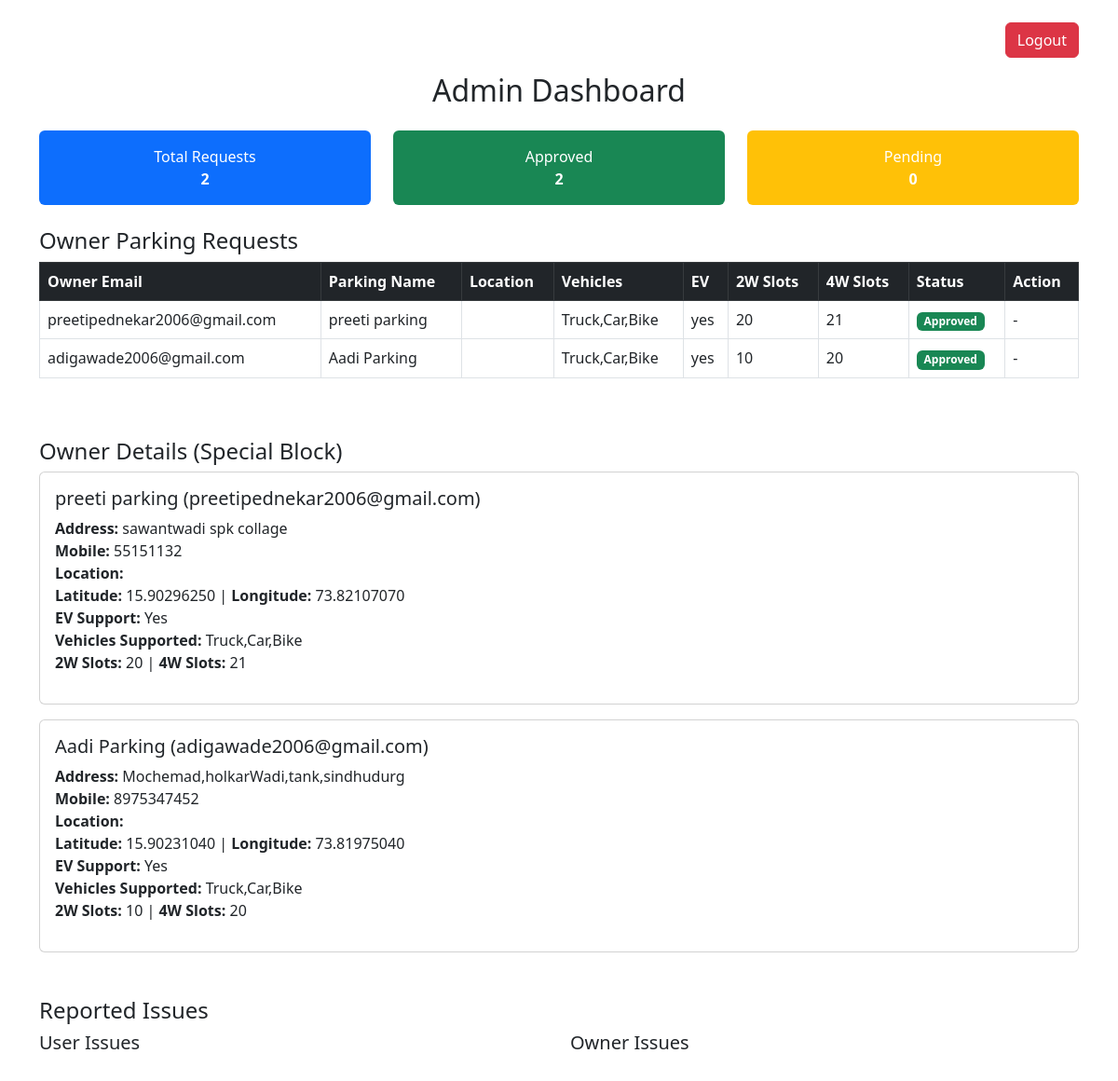
The page /admin_dashboard.php on the database its author committed.
### tables this page shows
CREATE TABLE `parking_requests` (
  `id` int(11) NOT NULL,
  `owner_id` int(11) DEFAULT NULL,
  `owner_email` varchar(255) DEFAULT NULL,
  `parking_name` varchar(255) DEFAULT NULL,
  `address` text DEFAULT NULL,
  `mobile` varchar(20) DEFAULT NULL,
  `latitude` decimal(10,8) DEFAULT NULL,
  `longitude` decimal(11,8) DEFAULT NULL,
  `ev_support` enum('yes','no') DEFAULT 'no',
  `supported_vehicles` text DEFAULT NULL,
  `slot_2w` int(11) DEFAULT 0,
  `slot_4w` int(11) DEFAULT 0,
  `status` enum('waiting','approved','rejected') DEFAULT 'waiting',
  `requested_at` timestamp NOT NULL DEFAULT current_timestamp(),
  `location` varchar(255) DEFAULT NULL,
  `created_at` timestamp NOT NULL DEFAULT current_timestamp(),
  `floors` int(11) NOT NULL DEFAULT 1
);

### admin_dashboard.php (the view, shortened to what this page needs)
<?php
include("db_config.php");
$totalRequests = $conn->query("SELECT COUNT(*) AS total FROM parking_requests")->fetch_assoc()['total'];
$approvedRequests = $conn->query("SELECT COUNT(*) AS total FROM parking_requests WHERE status='approved'")->fetch_assoc()['total'];
$pendingRequests = $conn->query("SELECT COUNT(*) AS total FROM parking_requests WHERE status='waiting'")->fetch_assoc()['total'];
$requests = $conn->query("SELECT * FROM parking_requests ORDER BY created_at DESC");
?>
<!DOCTYPE html>
<html>
<head>
    <link rel="stylesheet" href="https://cdn.jsdelivr.net/npm/bootstrap@5.3.0/dist/css/bootstrap.min.css">
</head>
<body>
<div class="container py-4">
    <div class="d-flex justify-content-end mb-3">
        <a href="logout.php" class="btn btn-danger">Logout</a>
    </div>
    <h2 class="mb-4 text-center">Admin Dashboard</h2>
    <div class="row mb-4 text-white">
        <div class="col-md-4">
            <div class="bg-primary p-3 rounded text-center">Total Requests<br><strong><?= $totalRequests ?></strong></div>
        </div>
        <div class="col-md-4">
            <div class="bg-success p-3 rounded text-center">Approved<br><strong><?= $approvedRequests ?></strong></div>
        </div>
        <div class="col-md-4">
            <div class="bg-warning p-3 rounded text-center">Pending<br><strong><?= $pendingRequests ?></strong></div>
        </div>
    </div>
    <h4>Owner Parking Requests</h4>
    <div class="table-responsive mb-5">
        <table class="table table-bordered table-hover">
            <thead class="table-dark">
                <tr>
                    <th>Owner Email</th>
                    <th>Parking Name</th>
                    <th>Location</th>
                    <th>Vehicles</th>
                    <th>EV</th>
                    <th>2W Slots</th>
                    <th>4W Slots</th>
                    <th>Status</th>
                    <th>Action</th>
                </tr>
            </thead>
            <tbody>
                <?php while ($row = $requests->fetch_assoc()) { ?>
                <tr>
                    <td><?= $row['owner_email'] ?></td>
                    <td><?= $row['parking_name'] ?></td>
                    <td><?= $row['location'] ?></td>
                    <td><?= $row['supported_vehicles'] ?></td>
                    <td><?= $row['ev_support'] ?></td>
                    <td><?= $row['slot_2w'] ?></td>
                    <td><?= $row['slot_4w'] ?></td>
                    <td><span class="badge bg-<?= $row['status'] == 'approved' ? 'success' : ($row['status'] == 'waiting' ? 'warning' : 'danger') ?>">
                        <?= ucfirst($row['status']) ?></span>
                    </td>
                    <td>
                        <?php if ($row['status'] == 'waiting') { ?>
                            <a href="update_status.php?id=<?= $row['id'] ?>&status=approved" class="btn btn-sm btn-success">Approve</a>
                            <a href="update_status.php?id=<?= $row['id'] ?>&status=rejected" class="btn btn-sm btn-danger">Reject</a>
                        <?php } else { echo "-"; } ?>
                    </td>
                </tr>
                <?php } ?>
            </tbody>
        </table>
    </div>
    <h4>Owner Details (Special Block)</h4>
    <div class="mb-5">
        <?php mysqli_data_seek($requests, 0); while ($row = $requests->fetch_assoc()) { ?>
            <div class="card mb-3">
                <div class="card-body">
                    <h5><?= $row['parking_name'] ?> (<?= $row['owner_email'] ?>)</h5>
                    <p><strong>Address:</strong> <?= $row['address'] ?><br>
                    <strong>Mobile:</strong> <?= $row['mobile'] ?><br>
                    <strong>Location:</strong> <?= $row['location'] ?><br>
                    <strong>Latitude:</strong> <?= $row['latitude'] ?> | <strong>Longitude:</strong> <?= $row['longitude'] ?><br>
                    <strong>EV Support:</strong> <?= ucfirst($row['ev_support']) ?><br>
                    <strong>Vehicles Supported:</strong> <?= $row['supported_vehicles'] ?><br>
                    <strong>2W Slots:</strong> <?= $row['slot_2w'] ?> | <strong>4W Slots:</strong> <?= $row['slot_4w'] ?></p>
                </div>
            </div>
        <?php } ?>
    </div>
    <h4>Reported Issues</h4>
    <div class="row">
        <div class="col-md-6">
            <h5>User Issues</h5>
        </div>
        <div class="col-md-6">
            <h5>Owner Issues</h5>
        </div>
    </div>
</div>
</body>
</html>

### rows shown on the page
parking_requests: owner_email "preetipednekar2006@gmail.com", parking_name "preeti parking", supported_vehicles "Truck,Car,Bike", ev_support "yes", slot_2w "20", slot_4w "21", status "Approved", address "sawantwadi spk collage", mobile "55151132", latitude "15.90296250", longitude "73.82107070", ev_support "Yes"
parking_requests: owner_email "adigawade2006@gmail.com", parking_name "Aadi Parking", supported_vehicles "Truck,Car,Bike", ev_support "yes", slot_2w "10", slot_4w "20", status "Approved", address "Mochemad,holkarWadi,tank,sindhudurg", mobile "8975347452", latitude "15.90231040", longitude "73.81975040", ev_support "Yes"

### other values the page prints
$totalRequests "2"
$approvedRequests "2"
$pendingRequests "0"
